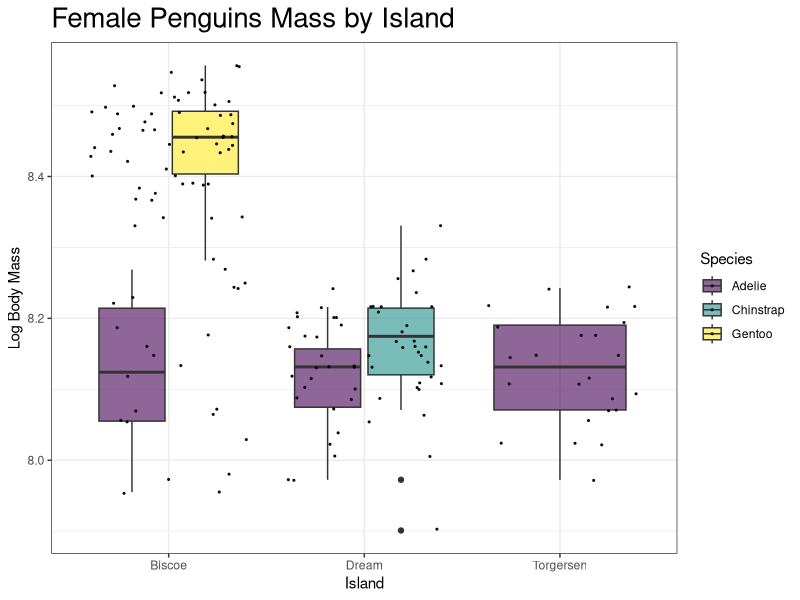

Write R code to recreate this figure. (Note: this script raises an error after producing the figure.)
###penguin manipulation
### created by Richard Rachman
### 2/15/2021
#############################

### libraries
library(palmerpenguins)
library(tidyverse)
library(here)
library(viridis)

### dataset

glimpse(penguins)

### functions

penguins %>% 
  drop_na(sex) %>%
  group_by(species, island, sex) %>%
  summarise(mean_body_mass = mean(body_mass_g, na.rm= TRUE),
             var_body_mass = var(body_mass_g, na.rm= TRUE))

penguins %>%
  filter(sex =="female") %>%
  mutate(log_body_mass = log(body_mass_g)) %>%
  select(species, island, sex, log_body_mass) %>%
  ggplot(aes(x=island, y=log_body_mass, fill=species)) +
  geom_boxplot() +
  scale_fill_viridis(discrete = TRUE, alpha=0.6) +
  geom_jitter(color="black", size=0.4, alpha=0.9) +
  theme_bw() +
  theme(strip.background = element_rect(fill = "white", color = "white"),
        legend.position="right",
        plot.title = element_text(size=20)) +
  labs(y="Log Body Mass", x="Island", 
       title="Female Penguins Mass by Island",
       fill= "Species")+
  ggsave(here("Week_4", "output","Penguin_Plot.png"))

